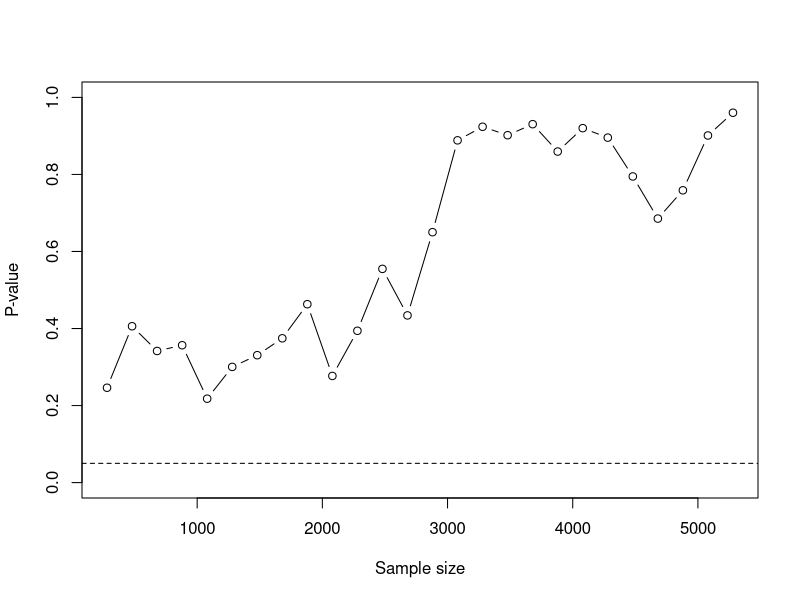

Here is the R script that generated this plot:
library(truncnorm) # Library to make truncated normal distribution

n_max <- 5280 # Number of sample size per simulation
n_interval <- 200 # Sample size interval to add

# Initial sample size
n_initial <- 280
n_total <- n_initial
graph_len <- 1 + (n_max-n_initial)/n_interval

# Vector to store a graph for p- and n-values
p_graphed <- numeric(graph_len)
n_graphed <- numeric(graph_len)
n_graphed[0] <- n_initial


# The index of the graph point we will fill
i = 0

# Independent variable: simulate previous relationships
prev_relash <- round(
  rtruncnorm(
    n = n_initial,      # sample size
    mean = 3,   # average
    sd = 4,     # standard deviation
    a = 0,      # lower bound
    b = 12      # upper bound
  )
)

match_rate <- rtruncnorm(n=n_initial, mean=10, sd=15, a=0.5, b=65) # Dependent variable

model = lm(match_rate ~ prev_relash) # Linear regression model (dependent (y) ~ independent (x))
model_summary <- summary(model)

# Extract p-value for the relationship (predictor: prev_relash)
p_value <- model_summary$coefficients[2,4]
p_graphed[i] <- p_value

# This time we do not stop if the p-value is less than 0.05, we want the entire graph
while (n_total <= n_max){
  
  # New index of graph
  i <- i+1
  
  # Adding some more samples
  new_prev_relash <- round(
    rtruncnorm(
      n = n_interval,
      mean = 3,
      sd = 4,
      a = 0,
      b = 12
    )
  )
  new_match_rate <- rtruncnorm(n=n_interval, mean=10, sd=15, a=0.5, b=65)
  
  # Appending the new relationships to the old ones
  prev_relash <- c(prev_relash, new_prev_relash)
  match_rate <- c(match_rate, new_match_rate)
  
  # Regenerating the model and p value
  model = lm(match_rate ~ prev_relash)
  model_summary <- summary(model)
  p_value <- model_summary$coefficients[2,4]
  
  # Add the p and n value to the graph of values
  p_graphed[i] <- p_value
  n_graphed[i] <- n_total
  
  # Find the total sample size we have used so far
  n_total <- n_total + n_interval
  
}

plot(n_graphed, p_graphed, type="b", ylim=c(0,1), xlab="Sample size", ylab="P-value")
abline(h = 0.05, lty=2)
